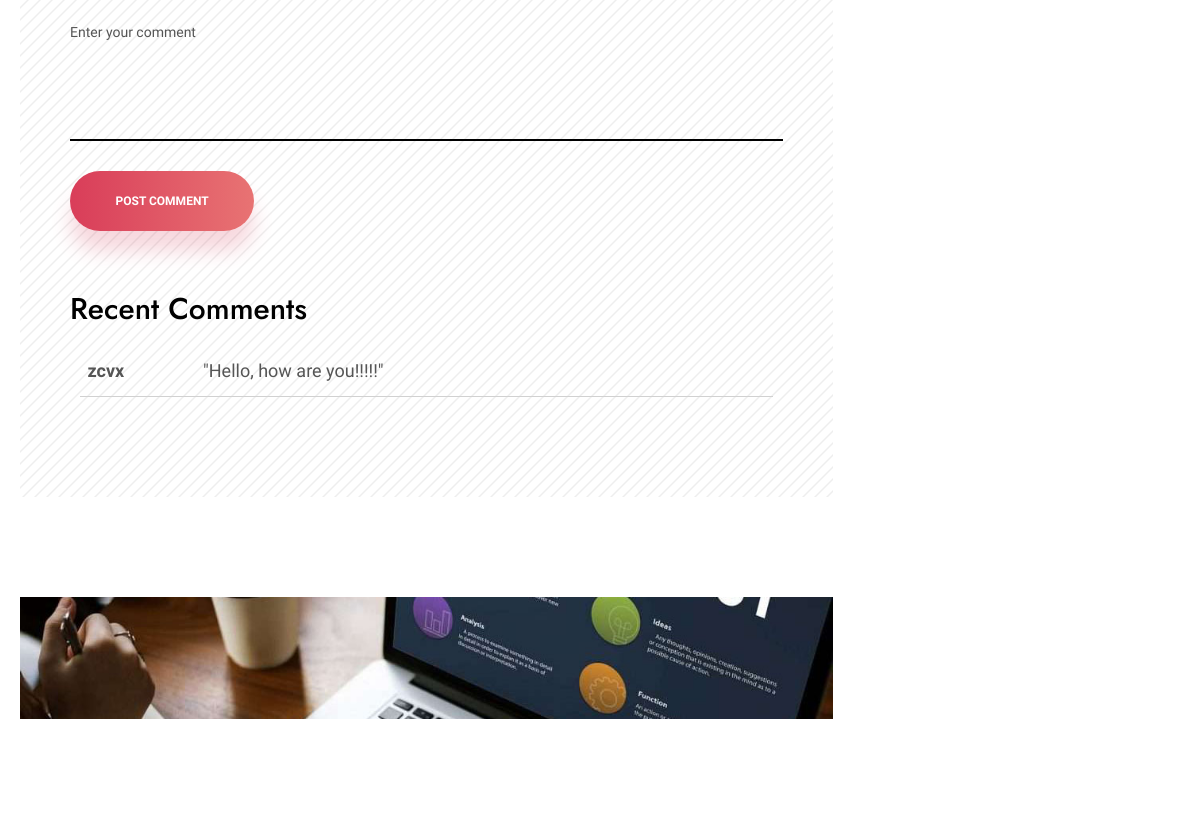
Page /article/4 (middle part) on the earlier database version.
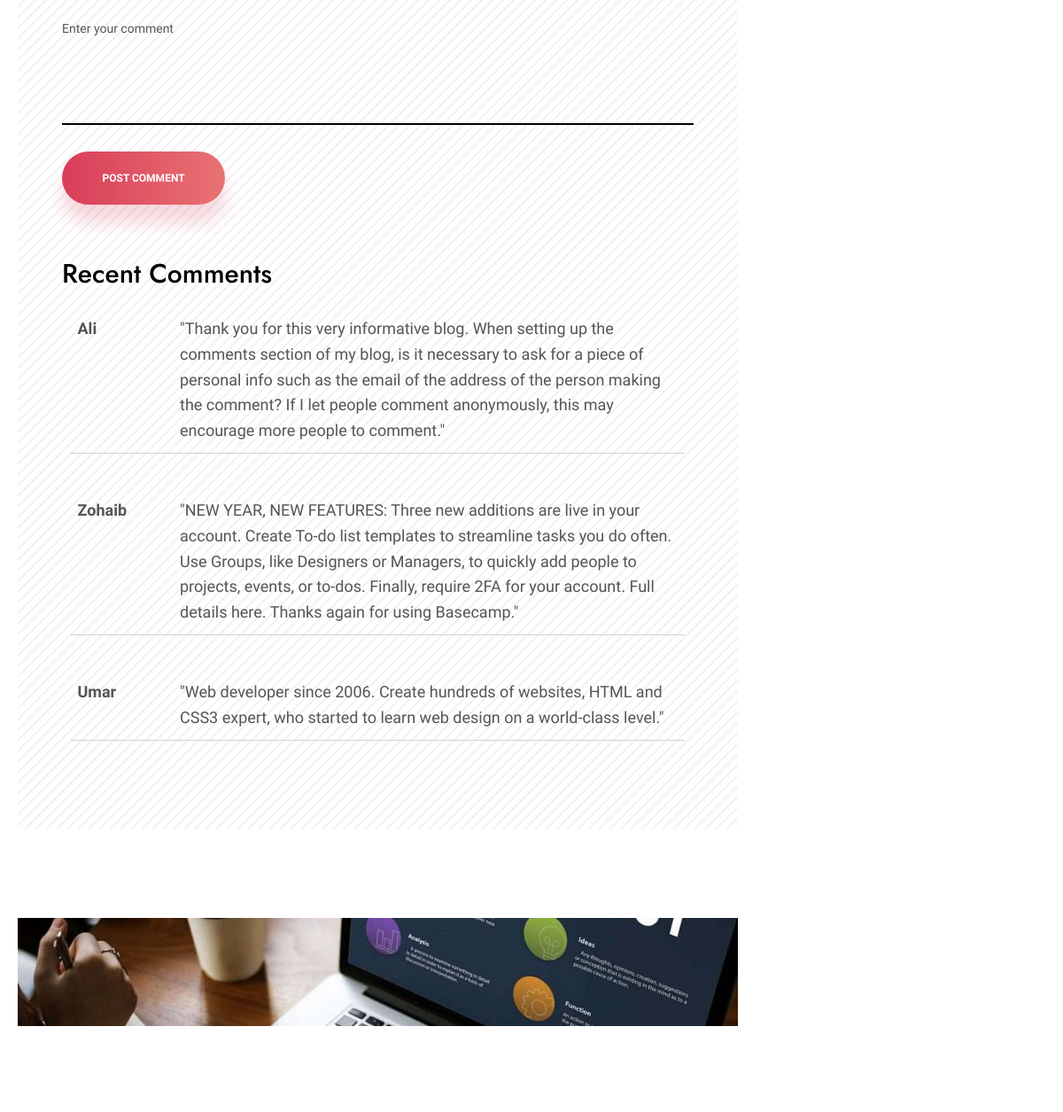
Same page on the later database version.
### News/models.py (models this page shows, shortened)
class Contact(models.Model):
    name = models.CharField(max_length=1000, default="")
    tel = models.IntegerField()
    email2 = models.EmailField()
    comment = models.TextField()

### News/views.py (the view)
# urls.py: path('article/<int:id>', views.article, name='article'),
def article(request, id):
    single_news = News.objects.get(id=id)
    news2 = News.objects.all().values()
    all_comment = Contact.objects.all().values()
    popular_news = News.objects.filter(tag='Popular')
    template = loader.get_template('article.html')
    context = {
        'single_news': single_news,
        'news2': news2,
        'popular_news': popular_news,
        'all_comment': all_comment,
    }
    return HttpResponse(template.render(context, request))

### templates/article.html (shortened to what this page needs)
{% extends 'base.html' %}
{% load static %}
{% block content %}
                    <div class="section-post">
                    <div class="wrapper">
                        <div class="columns">
                            <div class="columns_center">
                                <div class="comments_form">
                                    <form method="post" action="{% url 'contact' %}" id="form">
                                        <div class="form_row">
                                            <textarea class="form-control" placeholder="Enter your comment" name="comment"></textarea>
                                        </div>
                                        <div class="form_btn"><button type="submit" class="btn">post comment</button></div>
                                    </form>
                                    <div style="margin-top: 50px" class="recent_comment">
                                       <h3>Recent Comments</h3>
                                      {% for x in all_comment reversed %}
                                        {% if forloop.counter < 4 %}
                                      <div class="comment_item">
                                         <div class="row" style="margin: 20px 10px 50px; border-bottom: solid #d1d1d1 1px">
                                         <div class="col-sm-2 name"><p style="font-weight: bold">{{ x.name }}</p></div>
                                         <div class="col-sm-10 date"><p>"{{ x.comment }}"</p></div>
                                         </div>
                                      </div>
                                         {% endif %}
                                      {% endfor %}
                                    </div>
                                </div>
                                <a href="#" class="bann"><img data-src="{% static 'assets/img/online-marketing.jpg' %}" class="js-img" alt=""/></a>
                            </div>
                            {% include 'sidebar.html' %}
                        </div>
                    </div>
                </div>
{% endblock %}

### templates/base.html (shortened to what this page needs)
{% load static %}
<!DOCTYPE html>
    <head>
        <link rel="stylesheet" href="https://cdn.jsdelivr.net/npm/bootstrap@5.2.3/dist/css/bootstrap.min.css">
        <link rel="stylesheet" type="text/css" href="{% static 'assets/css/style.css' %}" class="styles"/>
    </head>
    <body class="loaded">
        <div class="main-wrapper">
            <main class="content">
                {% block content %}{% endblock %}
            </main>
        </div>
    </body>
</html>

### templates/sidebar.html (shortened to what this page needs)
 {% load static %}
<aside class="columns_sidebar sidebar">
</aside>

### templates/header.html (shortened to what this page needs)
{% load static %}

Differences in the rows shown:
no longer on this page (row unchanged): Contact: name "zcvx", comment "Hello, how are you!!!!!"
added Contact: name "Ali", comment "Thank you for this very informative blog. When setting up the comments section of my blog, is it necessary to ask for a piece of personal info such as the email of the address of the person making the comment? If I let people comment anonymously, this may encourage more people to comment."
added Contact: name "Zohaib", comment "NEW YEAR, NEW FEATURES: Three new additions are live in your account. Create To-do list templates to streamline tasks you do often. Use Groups, like Designers or Managers, to quickly add people to projects, events, or to-dos. Finally, require 2FA for your account. Full details here. Thanks again for using Basecamp."
added Contact: name "Umar", comment "Web developer since 2006. Create hundreds of websites, HTML and CSS3 expert, who started to learn web design on a world-class level."
